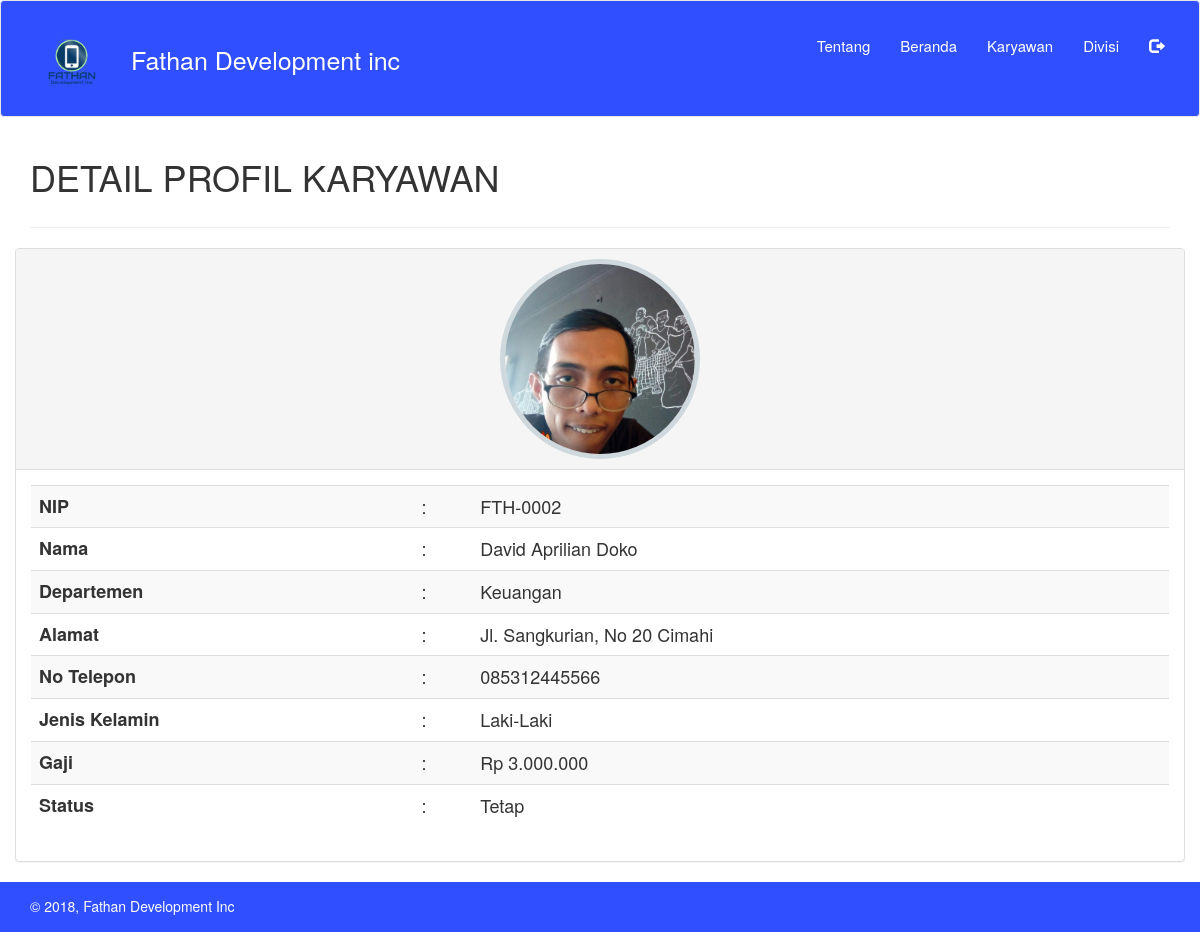
Page /fathan_develop/detail.php?nip=FTH-0002 on the committed database.
### tables this page shows
CREATE TABLE `data_karyawan` (
  `nip` varchar(10) NOT NULL,
  `nama` varchar(50) NOT NULL,
  `gambar` varchar(255) NOT NULL,
  `alamat` varchar(100) NOT NULL,
  `gaji` int(50) NOT NULL,
  `departemen` varchar(100) NOT NULL,
  `sex` varchar(20) NOT NULL,
  `status` varchar(20) NOT NULL,
  `no_telp` varchar(20) NOT NULL
);

### fathan_develop/function/karyawan.php (called while the page is built, shortened)
<?php
function tampilkan_per_nip($nip){
	$query  = "SELECT * FROM data_karyawan WHERE nip='$nip'";
	return result($query);
}
function result($query){
	global $link;
	if ($result = mysqli_query($link, $query) or die('gagal menampilkan data')) {
		return $result;
	}
}
 ?>

### fathan_develop/detail.php (the view, shortened to what this page needs)
<?php
require_once "view/header.php";
$nip = $_GET['nip'];
if (isset($nip)) {
  $detail = tampilkan_per_nip($nip);
  while ($row = mysqli_fetch_assoc($detail)) {
    $nip_detail         = $row['nip'];
    $nama_detail        = $row['nama'];
    $departemen_detail  = $row['departemen'];
    $gaji_detail        = $row['gaji'];
    $sex_detail         = $row['sex'];
    $alamat_detail      = $row['alamat'];
    $notelp_detail      = $row['no_telp'];
    $status_detail      = $row['status'];
    $gambar_detail      = $row['gambar'];
  }
}
function rupiah($nilai, $pecahan = 0) {
    return number_format($nilai, $pecahan, ',', '.');
}
 ?>
 <div class="container">
   <div class="row">
     <div class="col-sm-6">
       <h1>DETAIL PROFIL KARYAWAN</h1>
     </div>
   </div>
   <hr>
   <div class="row">
     <div class="panel panel-default">
       <div class="panel-heading">
         <div class="text-center">
           <img src="image/<?= $gambar_detail; ?>" class="img_circle">
         </div>
       </div>
       <div class="panel-body">
         <div class="table-responsive">
           <table class="table table-striped" style="font-size:18px">
             <tr>
               <th>NIP</th>
               <td>:</td>
               <td><?= $nip_detail; ?></td>
             </tr>
             <tr>
               <th>Nama</th>
               <td>:</td>
               <td><?= $nama_detail; ?></td>
             </tr>
             <tr>
               <th>Departemen</th>
               <td>:</td>
               <td><?= $departemen_detail; ?></td>
             </tr>
             <tr>
               <th>Alamat</th>
               <td>:</td>
               <td><?= $alamat_detail; ?></td>
             </tr>
             <tr>
               <th>No Telepon</th>
               <td>:</td>
               <td><?= $notelp_detail; ?></td>
             </tr>
             <tr>
               <th>Jenis Kelamin</th>
               <td>:</td>
               <td><?= $sex_detail; ?></td>
             </tr>
             <tr>
               <th>Gaji</th>
               <td>:</td>
               <td>Rp <?= rupiah($gaji_detail); ?></td>
             </tr>
             <tr>
               <th>Status</th>
               <td>:</td>
               <td><?= $status_detail; ?></td>
             </tr>
           </table>
         </div>
       </div>
     </div>
   </div>
 </div>
 <?php
 require_once "view/footer.php";
  ?>

### fathan_develop/view/style.css (style rules this page uses)
.img_circle { display: inline-block; object-fit:cover; border-radius: 50%; box-sizing: border-box; border: 5px solid #cfd8dc; height: 200px; width: 200px; }

### rows in the picture
data_karyawan: gambar (picture), nip "FTH-0002", nama "David Aprilian Doko", departemen "Keuangan", alamat "Jl. Sangkurian, No 20 Cimahi", no_telp "085312445566", sex "Laki-Laki", gaji "3.000.000", status "Tetap"
